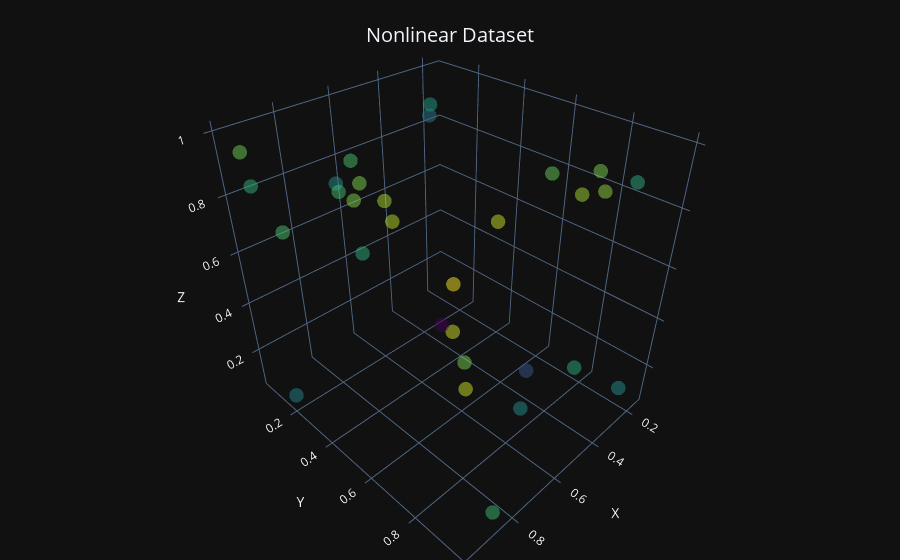

This figure's notebook cell:
### Code cell
# Graph the dataset
from plotly import graph_objects as go

# Create the 3D scatter plot
fig = go.Figure()
# Add trace to represent all the data points in the dataset
fig.add_trace(
    go.Scatter3d(
        x=X_flat, y=y_flat, z=z_flat, mode='markers', 
        marker=dict(size=5, color=n_flat, opacity=0.5, colorscale='Viridis'), name='Dataset'
    )
)
# Update the layout of the plot
fig.update_layout(
    title={
        'text': 'Nonlinear Dataset',
        'y': 0.95,
        'x': 0.5,
        'xanchor': 'center',
        'yanchor': 'top',
        'font': {
            'size': 20  # Adjust the size as needed
        }
    },
    scene=dict(xaxis_title='X', yaxis_title='Y', zaxis_title='Z'),
    margin=dict(l=0, r=0, t=0, b=0)
)

# Save plot to file in png and svg format
fig.write_image('../assets/images/scatter_plot_3d_nonlinear.png')
fig.write_image('../assets/images/scatter_plot_3d_nonlinear.svg')

# Show the plot
fig.show()

### Figure 1 — Plotly figure (JSON) as saved in the notebook; plotly's stock layout.template omitted (floating-point values rounded to 4 significant figures)
{"data": [{"marker": {"color": [1.663, 1.126, 1.429, 1.215, 1.58, 0.9972, 1.239, 1.567, 1.425, 1.538, 1.494, 1.311, 1.053, 1.279, 0.9278, 1.571, 0.4351, 1.378, 1.213, 1.507, 1.391, 1.199, 1.042, 1.416, 1.408, 1.05, 1.306, 0.774, 1.29, 1.463], "colorscale": [[0.0, "#440154"], [0.1111, "#482878"], [0.2222, "#3e4989"], [0.3333, "#31688e"], [0.4444, "#26828e"], [0.5556, "#1f9e89"], [0.6667, "#35b779"], [0.7778, "#6ece58"], [0.8889, "#b5de2b"], [1.0, "#fde725"]], "opacity": 0.5, "size": 5}, "mode": "markers", "name": "Dataset", "x": [0.9911, 0.4319, 0.9219, 0.8541, 0.9834, 0.9786, 0.9323, 0.9991, 0.8904, 0.95, 0.5744, 0.9977, 0.2831, 0.843, 0.2804, 0.8103, 0.3505, 0.5126, 0.1468, 0.9223, 0.9888, 0.5377, 0.5851, 0.4347, 0.8934, 0.6967, 0.8015, 0.3566, 0.8535, 0.4955], "y": [0.9435, 0.2894, 0.5329, 0.4572, 0.9345, 0.1742, 0.03887, 0.9906, 0.5195, 0.7102, 0.9536, 0.3005, 0.9941, 0.9601, 0.1231, 0.901, 0.2475, 0.819, 0.8619, 0.6522, 0.1252, 0.9756, 0.8357, 0.9095, 0.8857, 0.135, 0.3684, 0.6771, 0.3737, 0.9666], "z": [0.9455, 0.9991, 0.9531, 0.7337, 0.8106, 0.07971, 0.8146, 0.6893, 0.9837, 0.9789, 0.9969, 0.7955, 0.2005, 0.06649, 0.8759, 0.9999, 0.07194, 0.9827, 0.8414, 0.9981, 0.97, 0.4429, 0.2123, 0.9938, 0.6327, 0.7733, 0.9637, 0.1163, 0.8919, 0.9804], "type": "scatter3d"}], "layout": {"title": {"font": {"size": 20}, "text": "Nonlinear Dataset", "y": 0.95, "x": 0.5, "xanchor": "center", "yanchor": "top"}, "margin": {"l": 0, "r": 0, "t": 0, "b": 0}, "scene": {"xaxis": {"title": {"text": "X"}}, "yaxis": {"title": {"text": "Y"}}, "zaxis": {"title": {"text": "Z"}}}}}
